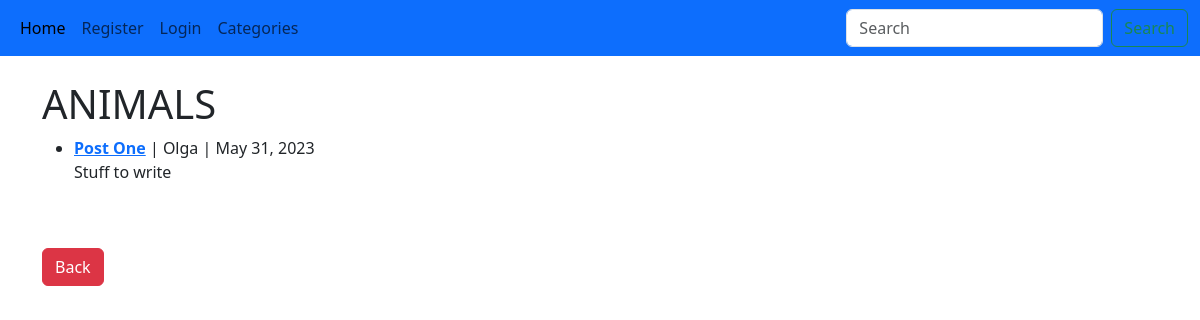
Before: /category/animals/ with the older database file.
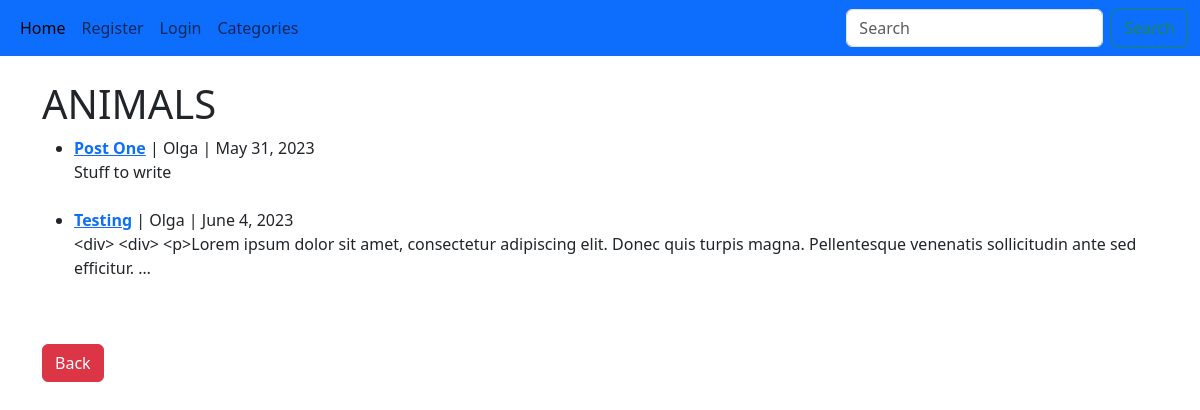
After: the same page with the newer database file.
### pages/models.py (models this page shows, shortened)
class Post(models.Model):
    title = models.CharField(max_length=255)
    title_tag = models.CharField(max_length=255, default="New Post")
    author = models.ForeignKey(User, on_delete=models.CASCADE)
    body = RichTextField(blank=True, null=True)
    snippet = models.CharField(max_length=500)
    pub_date = models.DateField(auto_now_add=True)
    category = models.ForeignKey(Category, on_delete=models.DO_NOTHING, null=True)

### pages/views.py (the view)
# urls.py: path("category/<str:cats>/", CategoryView, name="category"),
def CategoryView(request, cats):
    category_posts = Post.objects.filter(category__name__contains=cats.lower().replace('-', ' '))
    return render(request, "categories.html", {'cats': cats.upper().replace('-', ' '), 'category_posts': category_posts})

### pages/templates/categories.html (shortened to what this page needs)
{% extends "base.html" %}
{% block content %}
{% if category_posts %}
        <h1>{{cats}}</h1>
<ul>
{% for post in category_posts %}
    <li><b><a href="{% url 'article-detailed' post.pk %}">{{post.title}}</a></b> | {{post.author}} | {{post.pub_date}}
    <br />{{post.body|truncatewords:20}}</li><br />
{% endfor %}
</ul>
{%else%}
<h1>This category is empty</h1>
{%endif%}
<br />
<a href="{% url 'home' %}" class="btn btn-danger">Back</a>
{% endblock %}

Changed rows visible on the page:
added Post: title "Testing", author "Olga", pub_date "June 4, 2023", body "<div> <div> <p>Lorem ipsum dolor sit amet, consectetur adipiscing elit. Donec quis turpis magna. Pellentesque venenatis sollicitudin ante sed efficitur. …"
